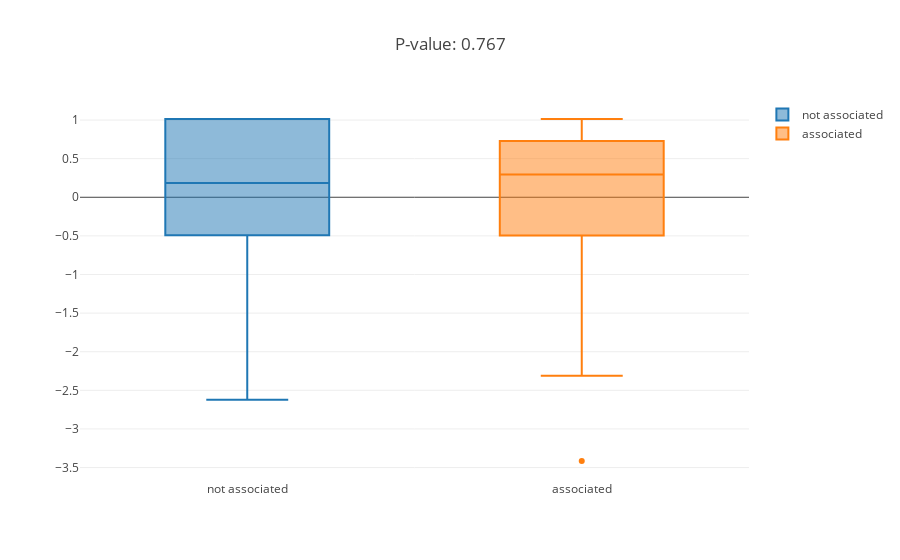

Here is the notebook cell this chart was saved with:
### Markdown cell above
**Fig. 4** Density plot of pairwise roost-use similarity and genetic distance among Ana's bats.


It appears we could use a **threshold of 1** on the normalized roost scores to differentiating who's sleeping together from who isn't.

We'll create a factor and look at this using a boxplot now.

### Code cell
factor_threshold= 1
Factor_roost= [int(roost_diss_vector[x] >= factor_threshold) for x in range(len(gen_dist_vector))]

y1= [gen_dist_vector[x] for x in range(len(gen_dist_vector)) if Factor_roost[x] == 0]
y2= [gen_dist_vector[x] for x in range(len(gen_dist_vector)) if Factor_roost[x] == 1]

test_stat= stats.ttest_ind(y1, y2, equal_var = False)

fig_box= [go.Box(
    y= [gen_dist_vector[x] for x in range(len(gen_dist_vector)) if Factor_roost[x] == i],
    name= ['not associated','associated'][i]
) for i in list(set(Factor_roost))]

layout= go.Layout(
    title= 'P-value: {}'.format(round(test_stat[1],3))
)

fig = go.Figure(data=fig_box,layout= layout)
iplot(fig)

### Figure 1 — Plotly figure (JSON) as saved in the notebook; plotly's stock layout.template omitted (floating-point values rounded to 4 significant figures)
{"data": [{"name": "not associated", "type": "box", "y": [-0.2353, -0.1565, -1.677, -1.569, 1.014, -1.994, -0.2273, 1.014, -1.668, -0.004994, 1.014, 1.014, -2.099, -0.1219, -0.362, -0.9288, 1.014, -0.2893, 0.1164, 0.1615, 0.6965, 0.6558, 0.009178, 1.014, -0.9005, -0.9979, -1.023, 1.014, 1.014, 1.014, 0.2758, 0.5885, 1.014, -0.8801, 1.014, 1.014, 1.014, 1.014, -0.3035, -1.296, -0.0484, -1.697, -1.11, 0.5079, -0.5267, -2.621, 0.2678, -2.095, 0.7337, -0.3496, 0.3909, -0.4594, 1.014, 0.3918, 1.014, -0.137, 0.6168, 1.014, 1.014, 1.014, 0.6744, -0.346, -0.3274, 0.313, 0.7417, 1.014, -0.1361, -0.1343, -1.457, 1.014, -0.2858, 1.014, -1.732, -1.368, 0.6886, 0.988, 0.2102, -0.8261, 0.1403, 0.2404, 0.2935, 1.014, -1.234, 0.8622, 1.014, -0.7969, 1.014, -0.1494]}, {"name": "associated", "type": "box", "y": [0.6948, -0.2645, 0.5867, -3.415, 1.014, 0.4653, 0.2953, 0.5114, 1.014, 0.1172, -0.4567, 0.06764, 1.014, -2.311, -0.8846, -0.6109, 0.8276]}], "layout": {"title": "P-value: 0.767"}}
